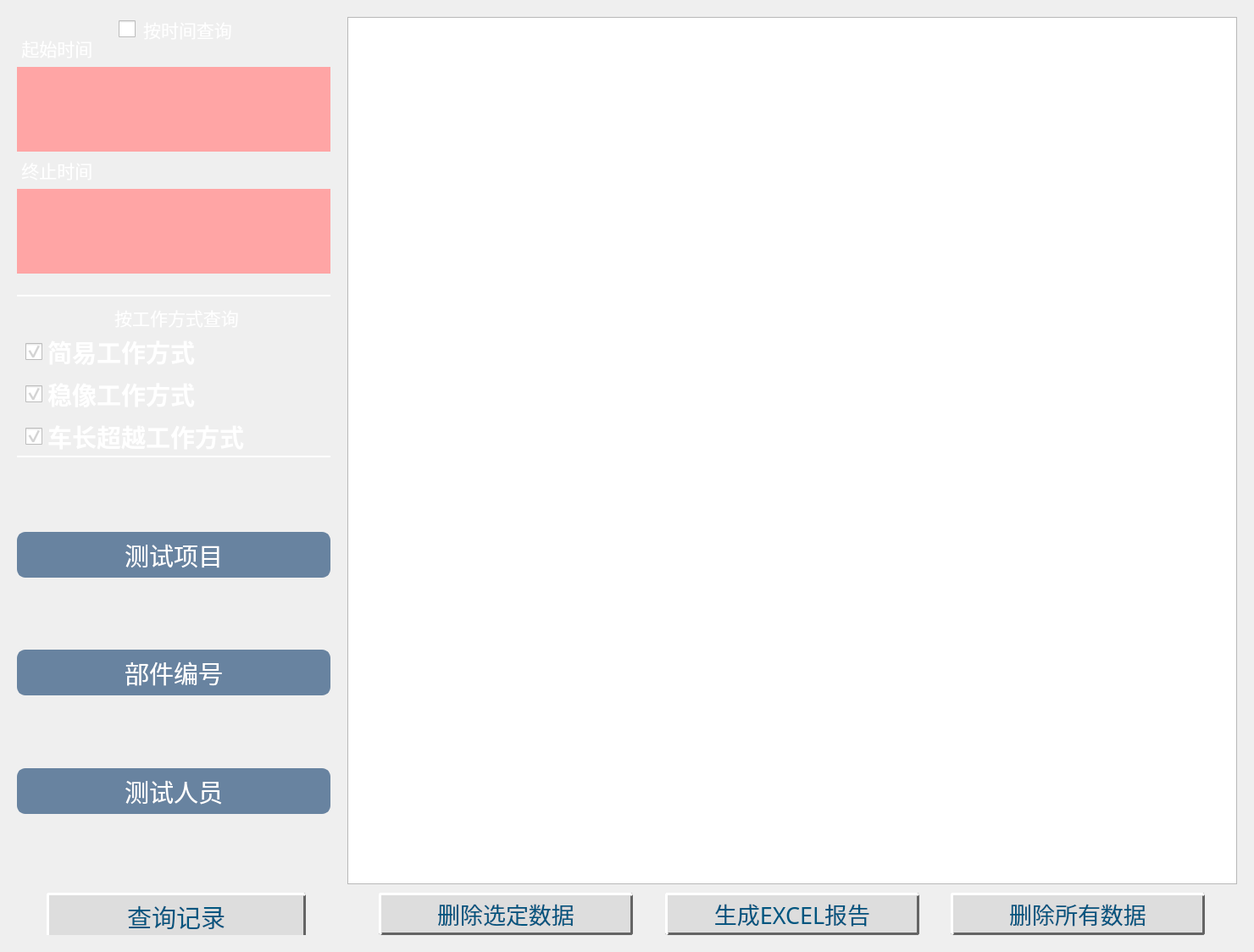
<?xml version="1.0" encoding="UTF-8"?>
<ui version="4.0">
 <class>DataManagement</class>
 <widget class="QWidget" name="DataManagement">
  <property name="geometry">
   <rect>
    <x>0</x>
    <y>0</y>
    <width>1480</width>
    <height>1124</height>
   </rect>
  </property>
  <property name="minimumSize">
   <size>
    <width>0</width>
    <height>0</height>
   </size>
  </property>
  <property name="windowTitle">
   <string>Form</string>
  </property>
  <layout class="QGridLayout" name="gridLayout">
   <property name="leftMargin">
    <number>20</number>
   </property>
   <property name="topMargin">
    <number>20</number>
   </property>
   <property name="rightMargin">
    <number>20</number>
   </property>
   <property name="bottomMargin">
    <number>20</number>
   </property>
   <property name="spacing">
    <number>20</number>
   </property>
   <item row="0" column="0">
    <widget class="QWidget" name="datawidget" native="true">
     <property name="styleSheet">
      <string notr="true">QPushButton
{
border:none;
	background-color: rgb(78, 132, 161);
color: rgb(255, 255, 255);
border-radius:5px;
}
QPushButton:hover
{
background-color: rgb(0, 85, 127);
}
QPushButton:pressed
{
    padding-left:3px;
    padding-top:3px;
}</string>
     </property>
     <layout class="QHBoxLayout" name="horizontalLayout">
      <property name="spacing">
       <number>20</number>
      </property>
      <property name="leftMargin">
       <number>0</number>
      </property>
      <property name="topMargin">
       <number>0</number>
      </property>
      <property name="rightMargin">
       <number>0</number>
      </property>
      <property name="bottomMargin">
       <number>0</number>
      </property>
      <item>
       <widget class="QWidget" name="leftwidget" native="true">
        <property name="minimumSize">
         <size>
          <width>370</width>
          <height>0</height>
         </size>
        </property>
        <property name="maximumSize">
         <size>
          <width>370</width>
          <height>16777215</height>
         </size>
        </property>
        <property name="styleSheet">
         <string notr="true">#leftwidget
{
border-color: rgb(255, 255, 255);
border-left-width:0px;
border-style:solid;
}

QGroupBox
{
color: rgb(255, 255, 255);
border-color: rgb(255, 255, 255);
border-bottom-width:2px;
border-style:solid;
}

QGroupBox::indicator {
    width: 20px;
    height: 20px;
}

QGroupBox::indicator::unchecked {
image: url(:/res/account/unchecked.png);
}
 
QGroupBox::indicator:unchecked:hover {
image: url(:/res/account/unchecked.png);
}
 
QGroupBox::indicator:unchecked:pressed {
image: url(:/res/account/unchecked.png);
}
 
QGroupBox::indicator::checked {
image: url(:/res/account/checked.png);
}
 
QGroupBox::indicator:checked:hover {
image: url(:/res/account/checked.png);
}
 
QGroupBox::indicator:checked:pressed {
image: url(:/res/account/checked.png);
}
QPushButton{
min-width:300px;
min-height:50px;
border-style:solid;
border-width:2px;
	border-color: rgb(104, 131, 160);
border-radius:10px;
background-image: url(:/res/usermange/dow.png);
background-origin: content;
background-position: right;
background-repeat: no-repeat;
	background-color: rgb(104, 131, 160);
	font: 22pt &quot;华光大标宋_CNKI&quot;;
}
QPushButton:checked{
background-color: rgb(101, 169, 200);
text-align: left;
	border-color: rgb(255, 255, 255);
padding-left:5px;
	font: 16pt &quot;华光大标宋_CNKI&quot;;
border-width:2px;
border-radius:5px;
background-image: url(:/res/usermange/lll.png);
}
QPushButton:!enabled{
background-color: rgb(120, 185, 255);
text-align: left;
	border-color: rgb(255, 255, 255);
padding-left:5px;
	font: 16pt &quot;华光大标宋_CNKI&quot;;
border-width:0px;
border-radius:0px;
background-image: url(:/res/usermange/lll.png);

}
             

</string>
        </property>
        <layout class="QVBoxLayout" name="verticalLayout_3">
         <property name="spacing">
          <number>10</number>
         </property>
         <property name="leftMargin">
          <number>0</number>
         </property>
         <property name="topMargin">
          <number>0</number>
         </property>
         <property name="rightMargin">
          <number>0</number>
         </property>
         <property name="bottomMargin">
          <number>0</number>
         </property>
         <item>
          <widget class="QGroupBox" name="gro_1">
           <property name="minimumSize">
            <size>
             <width>0</width>
             <height>330</height>
            </size>
           </property>
           <property name="maximumSize">
            <size>
             <width>16777215</width>
             <height>330</height>
            </size>
           </property>
           <property name="font">
            <font>
             <family>黑体</family>
             <pointsize>16</pointsize>
            </font>
           </property>
           <property name="styleSheet">
            <string notr="true"/>
           </property>
           <property name="title">
            <string>按时间查询</string>
           </property>
           <property name="alignment">
            <set>Qt::AlignHCenter|Qt::AlignTop</set>
           </property>
           <property name="checkable">
            <bool>true</bool>
           </property>
           <property name="checked">
            <bool>false</bool>
           </property>
           <layout class="QGridLayout" name="gridLayout_2">
            <property name="leftMargin">
             <number>0</number>
            </property>
            <property name="topMargin">
             <number>25</number>
            </property>
            <property name="rightMargin">
             <number>0</number>
            </property>
            <property name="bottomMargin">
             <number>25</number>
            </property>
            <property name="spacing">
             <number>0</number>
            </property>
            <item row="0" column="0">
             <layout class="QVBoxLayout" name="verticalLayout_2">
              <property name="spacing">
               <number>10</number>
              </property>
              <item>
               <widget class="QLabel" name="label_32">
                <property name="minimumSize">
                 <size>
                  <width>180</width>
                  <height>24</height>
                 </size>
                </property>
                <property name="maximumSize">
                 <size>
                  <width>180</width>
                  <height>24</height>
                 </size>
                </property>
                <property name="font">
                 <font>
                  <family>华光标题宋_CNKI</family>
                  <pointsize>16</pointsize>
                  <weight>50</weight>
                  <bold>false</bold>
                 </font>
                </property>
                <property name="styleSheet">
                 <string notr="true">QLabel
{
color: rgb(255, 255, 255);
border:none;
}</string>
                </property>
                <property name="text">
                 <string> 起始时间</string>
                </property>
                <property name="alignment">
                 <set>Qt::AlignLeading|Qt::AlignLeft|Qt::AlignVCenter</set>
                </property>
               </widget>
              </item>
              <item>
               <widget class="TumblerDateTime" name="startdatetime" native="true">
                <property name="minimumSize">
                 <size>
                  <width>350</width>
                  <height>100</height>
                 </size>
                </property>
                <property name="maximumSize">
                 <size>
                  <width>16777215</width>
                  <height>100</height>
                 </size>
                </property>
                <property name="styleSheet">
                 <string notr="true">background-color: rgb(255, 165, 165);
border:none;</string>
                </property>
               </widget>
              </item>
              <item>
               <widget class="QLabel" name="label_33">
                <property name="minimumSize">
                 <size>
                  <width>180</width>
                  <height>24</height>
                 </size>
                </property>
                <property name="maximumSize">
                 <size>
                  <width>180</width>
                  <height>24</height>
                 </size>
                </property>
                <property name="font">
                 <font>
                  <family>华光标题宋_CNKI</family>
                  <pointsize>16</pointsize>
                  <weight>50</weight>
                  <bold>false</bold>
                 </font>
                </property>
                <property name="styleSheet">
                 <string notr="true">QLabel
{
color: rgb(255, 255, 255);
border:none;
}</string>
                </property>
                <property name="text">
                 <string> 终止时间</string>
                </property>
                <property name="alignment">
                 <set>Qt::AlignLeading|Qt::AlignLeft|Qt::AlignVCenter</set>
                </property>
               </widget>
              </item>
              <item>
               <widget class="TumblerDateTime" name="enddatetime" native="true">
                <property name="minimumSize">
                 <size>
                  <width>350</width>
                  <height>100</height>
                 </size>
                </property>
                <property name="maximumSize">
                 <size>
                  <width>16777215</width>
                  <height>100</height>
                 </size>
                </property>
                <property name="styleSheet">
                 <string notr="true">background-color: rgb(255, 165, 165);
border:none;</string>
                </property>
               </widget>
              </item>
             </layout>
            </item>
           </layout>
          </widget>
         </item>
         <item>
          <widget class="QGroupBox" name="gro_2">
           <property name="minimumSize">
            <size>
             <width>0</width>
             <height>180</height>
            </size>
           </property>
           <property name="maximumSize">
            <size>
             <width>16777215</width>
             <height>180</height>
            </size>
           </property>
           <property name="font">
            <font>
             <family>黑体</family>
             <pointsize>16</pointsize>
            </font>
           </property>
           <property name="styleSheet">
            <string notr="true">QCheckBox::indicator {
    width: 20px;
    height: 20px;
}
QCheckBox::indicator::unchecked {
image: url(:/res/account/unchecked.png);
}
 
QCheckBox::indicator:unchecked:hover {
image: url(:/res/account/unchecked.png);
}
 
v::indicator:unchecked:pressed {
image: url(:/res/account/unchecked.png);
}
 
QCheckBox::indicator::checked {
image: url(:/res/account/checked.png);
}
 
QCheckBox::indicator:checked:hover {
image: url(:/res/account/checked.png);
}
 
QCheckBox::indicator:checked:pressed {
image: url(:/res/account/checked.png);
}
QCheckBox{
color: rgb(255, 255, 255); min-height: 30px;
}
</string>
           </property>
           <property name="title">
            <string>按工作方式查询</string>
           </property>
           <property name="alignment">
            <set>Qt::AlignHCenter|Qt::AlignTop</set>
           </property>
           <property name="checkable">
            <bool>false</bool>
           </property>
           <property name="checked">
            <bool>false</bool>
           </property>
           <widget class="QCheckBox" name="check_1">
            <property name="geometry">
             <rect>
              <x>10</x>
              <y>30</y>
              <width>221</width>
              <height>50</height>
             </rect>
            </property>
            <property name="minimumSize">
             <size>
              <width>0</width>
              <height>30</height>
             </size>
            </property>
            <property name="maximumSize">
             <size>
              <width>16777215</width>
              <height>50</height>
             </size>
            </property>
            <property name="font">
             <font>
              <family>黑体</family>
              <pointsize>22</pointsize>
              <weight>75</weight>
              <bold>true</bold>
             </font>
            </property>
            <property name="text">
             <string>简易工作方式</string>
            </property>
            <property name="checked">
             <bool>true</bool>
            </property>
           </widget>
           <widget class="QCheckBox" name="check_2">
            <property name="geometry">
             <rect>
              <x>10</x>
              <y>80</y>
              <width>221</width>
              <height>50</height>
             </rect>
            </property>
            <property name="minimumSize">
             <size>
              <width>0</width>
              <height>30</height>
             </size>
            </property>
            <property name="maximumSize">
             <size>
              <width>16777215</width>
              <height>50</height>
             </size>
            </property>
            <property name="font">
             <font>
              <family>黑体</family>
              <pointsize>22</pointsize>
              <weight>75</weight>
              <bold>true</bold>
             </font>
            </property>
            <property name="text">
             <string>稳像工作方式</string>
            </property>
            <property name="checked">
             <bool>true</bool>
            </property>
           </widget>
           <widget class="QCheckBox" name="check_3">
            <property name="geometry">
             <rect>
              <x>10</x>
              <y>130</y>
              <width>311</width>
              <height>50</height>
             </rect>
            </property>
            <property name="minimumSize">
             <size>
              <width>0</width>
              <height>30</height>
             </size>
            </property>
            <property name="maximumSize">
             <size>
              <width>16777215</width>
              <height>50</height>
             </size>
            </property>
            <property name="font">
             <font>
              <family>黑体</family>
              <pointsize>22</pointsize>
              <weight>75</weight>
              <bold>true</bold>
             </font>
            </property>
            <property name="text">
             <string>车长超越工作方式</string>
            </property>
            <property name="checked">
             <bool>true</bool>
            </property>
           </widget>
          </widget>
         </item>
         <item>
          <spacer name="verticalSpacer_2">
           <property name="orientation">
            <enum>Qt::Vertical</enum>
           </property>
           <property name="sizeHint" stdset="0">
            <size>
             <width>20</width>
             <height>40</height>
            </size>
           </property>
          </spacer>
         </item>
         <item>
          <widget class="QPushButton" name="btn_1">
           <property name="minimumSize">
            <size>
             <width>304</width>
             <height>54</height>
            </size>
           </property>
           <property name="maximumSize">
            <size>
             <width>370</width>
             <height>50</height>
            </size>
           </property>
           <property name="font">
            <font>
             <family>华光大标宋_CNKI</family>
             <pointsize>22</pointsize>
             <weight>50</weight>
             <bold>false</bold>
            </font>
           </property>
           <property name="styleSheet">
            <string notr="true"/>
           </property>
           <property name="text">
            <string>测试项目</string>
           </property>
           <property name="iconSize">
            <size>
             <width>60</width>
             <height>60</height>
            </size>
           </property>
           <property name="checkable">
            <bool>true</bool>
           </property>
          </widget>
         </item>
         <item>
          <spacer name="verticalSpacer_3">
           <property name="orientation">
            <enum>Qt::Vertical</enum>
           </property>
           <property name="sizeHint" stdset="0">
            <size>
             <width>20</width>
             <height>40</height>
            </size>
           </property>
          </spacer>
         </item>
         <item>
          <widget class="QPushButton" name="btn_3">
           <property name="minimumSize">
            <size>
             <width>304</width>
             <height>54</height>
            </size>
           </property>
           <property name="maximumSize">
            <size>
             <width>370</width>
             <height>50</height>
            </size>
           </property>
           <property name="font">
            <font>
             <family>华光大标宋_CNKI</family>
             <pointsize>22</pointsize>
             <weight>50</weight>
             <bold>false</bold>
            </font>
           </property>
           <property name="styleSheet">
            <string notr="true"/>
           </property>
           <property name="text">
            <string>部件编号</string>
           </property>
           <property name="iconSize">
            <size>
             <width>60</width>
             <height>60</height>
            </size>
           </property>
           <property name="checkable">
            <bool>true</bool>
           </property>
          </widget>
         </item>
         <item>
          <spacer name="verticalSpacer_5">
           <property name="orientation">
            <enum>Qt::Vertical</enum>
           </property>
           <property name="sizeHint" stdset="0">
            <size>
             <width>20</width>
             <height>40</height>
            </size>
           </property>
          </spacer>
         </item>
         <item>
          <widget class="QPushButton" name="btn_4">
           <property name="minimumSize">
            <size>
             <width>304</width>
             <height>54</height>
            </size>
           </property>
           <property name="maximumSize">
            <size>
             <width>370</width>
             <height>50</height>
            </size>
           </property>
           <property name="font">
            <font>
             <family>华光大标宋_CNKI</family>
             <pointsize>22</pointsize>
             <weight>50</weight>
             <bold>false</bold>
            </font>
           </property>
           <property name="styleSheet">
            <string notr="true"/>
           </property>
           <property name="text">
            <string>测试人员</string>
           </property>
           <property name="iconSize">
            <size>
             <width>60</width>
             <height>60</height>
            </size>
           </property>
           <property name="checkable">
            <bool>true</bool>
           </property>
          </widget>
         </item>
         <item>
          <spacer name="verticalSpacer">
           <property name="orientation">
            <enum>Qt::Vertical</enum>
           </property>
           <property name="sizeHint" stdset="0">
            <size>
             <width>20</width>
             <height>43</height>
            </size>
           </property>
          </spacer>
         </item>
         <item>
          <widget class="QWidget" name="widget_2" native="true">
           <property name="minimumSize">
            <size>
             <width>0</width>
             <height>60</height>
            </size>
           </property>
           <widget class="QPushButton" name="btnquery">
            <property name="geometry">
             <rect>
              <x>35</x>
              <y>10</y>
              <width>306</width>
              <height>56</height>
             </rect>
            </property>
            <property name="minimumSize">
             <size>
              <width>306</width>
              <height>56</height>
             </size>
            </property>
            <property name="maximumSize">
             <size>
              <width>300</width>
              <height>50</height>
             </size>
            </property>
            <property name="font">
             <font>
              <family>华光大标宋_CNKI</family>
              <pointsize>22</pointsize>
              <weight>50</weight>
              <italic>false</italic>
              <bold>false</bold>
             </font>
            </property>
            <property name="styleSheet">
             <string notr="true">QPushButton{
color: rgb(0, 85, 127);
background:#DDDDDD; 
border-right:3px solid #646464; 
border-bottom:3px solid #646464;
border-left:3px solid #FFFFFF;
border-top:3px solid #FFFFFF; 
border-radius:3px;
}                

QPushButton:pressed{
background:#DDDDDD; 
border-right:2px solid #FFFFFF; 
border-bottom:2px solid #FFFFFF;
border-left:2px solid #646464;
border-top:2px solid #646464; 
border-radius:2px;
}

QPushButton:checked {
background:#bbbbbb; 
border-right:4px solid #FFFFFF; 
border-bottom:4px solid #FFFFFF;
border-left:4px solid #646464;
border-top:4px solid #646464; 
border-radius:4px;
}</string>
            </property>
            <property name="text">
             <string>查询记录</string>
            </property>
           </widget>
          </widget>
         </item>
        </layout>
       </widget>
      </item>
      <item>
       <widget class="QWidget" name="rightwidget" native="true">
        <property name="styleSheet">
         <string notr="true"/>
        </property>
        <layout class="QVBoxLayout" name="verticalLayout">
         <property name="spacing">
          <number>10</number>
         </property>
         <property name="leftMargin">
          <number>0</number>
         </property>
         <property name="topMargin">
          <number>0</number>
         </property>
         <property name="rightMargin">
          <number>0</number>
         </property>
         <property name="bottomMargin">
          <number>0</number>
         </property>
         <item>
          <widget class="QTableWidget" name="tableWidget"/>
         </item>
         <item>
          <widget class="QWidget" name="widget" native="true">
           <property name="minimumSize">
            <size>
             <width>0</width>
             <height>50</height>
            </size>
           </property>
           <property name="maximumSize">
            <size>
             <width>16777215</width>
             <height>50</height>
            </size>
           </property>
           <layout class="QHBoxLayout" name="horizontalLayout_3">
            <property name="spacing">
             <number>0</number>
            </property>
            <property name="leftMargin">
             <number>0</number>
            </property>
            <property name="topMargin">
             <number>0</number>
            </property>
            <property name="rightMargin">
             <number>0</number>
            </property>
            <property name="bottomMargin">
             <number>0</number>
            </property>
            <item>
             <layout class="QHBoxLayout" name="horizontalLayout_2">
              <item>
               <spacer name="horizontalSpacer_2">
                <property name="orientation">
                 <enum>Qt::Horizontal</enum>
                </property>
                <property name="sizeHint" stdset="0">
                 <size>
                  <width>40</width>
                  <height>20</height>
                 </size>
                </property>
               </spacer>
              </item>
              <item>
               <widget class="QPushButton" name="btn_5">
                <property name="minimumSize">
                 <size>
                  <width>300</width>
                  <height>50</height>
                 </size>
                </property>
                <property name="maximumSize">
                 <size>
                  <width>300</width>
                  <height>50</height>
                 </size>
                </property>
                <property name="font">
                 <font>
                  <family>华光大标宋_CNKI</family>
                  <pointsize>20</pointsize>
                  <weight>50</weight>
                  <bold>false</bold>
                 </font>
                </property>
                <property name="styleSheet">
                 <string notr="true">QPushButton{
color: rgb(0, 85, 127);
background:#DDDDDD; 
border-right:3px solid #646464; 
border-bottom:3px solid #646464;
border-left:3px solid #FFFFFF;
border-top:3px solid #FFFFFF; 
border-radius:3px;
}                

QPushButton:pressed{
background:#DDDDDD; 
border-right:2px solid #FFFFFF; 
border-bottom:2px solid #FFFFFF;
border-left:2px solid #646464;
border-top:2px solid #646464; 
border-radius:2px;
}

QPushButton:checked {
background:#bbbbbb; 
border-right:4px solid #FFFFFF; 
border-bottom:4px solid #FFFFFF;
border-left:4px solid #646464;
border-top:4px solid #646464; 
border-radius:4px;
}</string>
                </property>
                <property name="text">
                 <string>删除选定数据</string>
                </property>
               </widget>
              </item>
              <item>
               <spacer name="horizontalSpacer">
                <property name="orientation">
                 <enum>Qt::Horizontal</enum>
                </property>
                <property name="sizeHint" stdset="0">
                 <size>
                  <width>40</width>
                  <height>20</height>
                 </size>
                </property>
               </spacer>
              </item>
              <item>
               <widget class="QPushButton" name="btn_6">
                <property name="minimumSize">
                 <size>
                  <width>300</width>
                  <height>50</height>
                 </size>
                </property>
                <property name="maximumSize">
                 <size>
                  <width>300</width>
                  <height>50</height>
                 </size>
                </property>
                <property name="font">
                 <font>
                  <family>华光大标宋_CNKI</family>
                  <pointsize>20</pointsize>
                  <weight>50</weight>
                  <bold>false</bold>
                 </font>
                </property>
                <property name="styleSheet">
                 <string notr="true">QPushButton{
color: rgb(0, 85, 127);
background:#DDDDDD; 
border-right:3px solid #646464; 
border-bottom:3px solid #646464;
border-left:3px solid #FFFFFF;
border-top:3px solid #FFFFFF; 
border-radius:3px;
}                

QPushButton:pressed{
background:#DDDDDD; 
border-right:2px solid #FFFFFF; 
border-bottom:2px solid #FFFFFF;
border-left:2px solid #646464;
border-top:2px solid #646464; 
border-radius:2px;
}

QPushButton:checked {
background:#bbbbbb; 
border-right:4px solid #FFFFFF; 
border-bottom:4px solid #FFFFFF;
border-left:4px solid #646464;
border-top:4px solid #646464; 
border-radius:4px;
}</string>
                </property>
                <property name="text">
                 <string>生成EXCEL报告</string>
                </property>
               </widget>
              </item>
              <item>
               <spacer name="horizontalSpacer_3">
                <property name="orientation">
                 <enum>Qt::Horizontal</enum>
                </property>
                <property name="sizeHint" stdset="0">
                 <size>
                  <width>40</width>
                  <height>20</height>
                 </size>
                </property>
               </spacer>
              </item>
              <item>
               <widget class="QPushButton" name="btn_7">
                <property name="minimumSize">
                 <size>
                  <width>300</width>
                  <height>50</height>
                 </size>
                </property>
                <property name="maximumSize">
                 <size>
                  <width>300</width>
                  <height>50</height>
                 </size>
                </property>
                <property name="font">
                 <font>
                  <family>华光大标宋_CNKI</family>
                  <pointsize>20</pointsize>
                  <weight>50</weight>
                  <bold>false</bold>
                 </font>
                </property>
                <property name="styleSheet">
                 <string notr="true">QPushButton{
color: rgb(0, 85, 127);
background:#DDDDDD; 
border-right:3px solid #646464; 
border-bottom:3px solid #646464;
border-left:3px solid #FFFFFF;
border-top:3px solid #FFFFFF; 
border-radius:3px;
}                

QPushButton:pressed{
background:#DDDDDD; 
border-right:2px solid #FFFFFF; 
border-bottom:2px solid #FFFFFF;
border-left:2px solid #646464;
border-top:2px solid #646464; 
border-radius:2px;
}

QPushButton:checked {
background:#bbbbbb; 
border-right:4px solid #FFFFFF; 
border-bottom:4px solid #FFFFFF;
border-left:4px solid #646464;
border-top:4px solid #646464; 
border-radius:4px;
}</string>
                </property>
                <property name="text">
                 <string>删除所有数据</string>
                </property>
               </widget>
              </item>
              <item>
               <spacer name="horizontalSpacer_4">
                <property name="orientation">
                 <enum>Qt::Horizontal</enum>
                </property>
                <property name="sizeHint" stdset="0">
                 <size>
                  <width>40</width>
                  <height>20</height>
                 </size>
                </property>
               </spacer>
              </item>
             </layout>
            </item>
           </layout>
          </widget>
         </item>
        </layout>
       </widget>
      </item>
     </layout>
    </widget>
   </item>
  </layout>
 </widget>
 <customwidgets>
  <customwidget>
   <class>TumblerDateTime</class>
   <extends>QWidget</extends>
   <header location="global">CustomClass/tumblerdatetime.h</header>
   <container>1</container>
  </customwidget>
 </customwidgets>
 <resources/>
 <connections/>
</ui>
